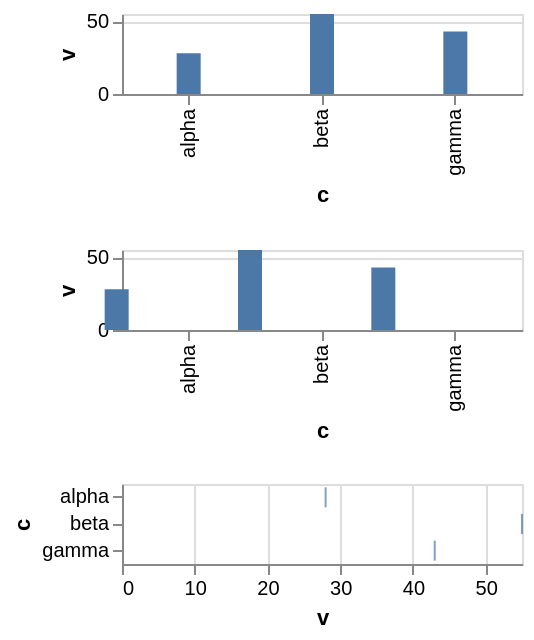

Write a Vega-Lite specification for this figure.
### Vega-Lite specification from a JSON file in a GitHub repository (floating-point values rounded to 4 significant figures)
{"$schema": "https://vega.github.io/schema/vega-lite/v6.json", "description": "A rect-like mark stating its own `align` or `baseline` over a band it would otherwise start at. Upstream chooses the Vega channel first — `left` is `x`, `center` is `xc`, `right` is `x2`, and the same three down the other axis — and only then asks whether that channel is a centre: `const center = vgChannel === 'xc' || vgChannel === 'yc'`. A centred one is placed at the band's middle, `band: 0.5`, where a mark left to fill its band is placed at the leading edge with no band at all. This engine read the *default* alignment instead of the resulting channel, so a bar that asked to be centred was written under `xc` — the channel that means the middle — with its position still at the edge. The three rows here state `center`, the default, and `right`, so the channel and the band are both drawn.", "width": 220, "height": 150, "data": {"values": [{"c": "alpha", "v": 28}, {"c": "beta", "v": 55}, {"c": "gamma", "v": 43}]}, "vconcat": [{"width": 200, "height": 40, "mark": {"type": "bar", "align": "center", "width": 12}, "encoding": {"x": {"field": "c", "type": "nominal"}, "y": {"field": "v", "type": "quantitative"}}}, {"width": 200, "height": 40, "mark": {"type": "bar", "align": "right", "width": 12}, "encoding": {"x": {"field": "c", "type": "nominal"}, "y": {"field": "v", "type": "quantitative"}}}, {"width": 200, "height": 40, "mark": {"type": "tick", "baseline": "middle"}, "encoding": {"x": {"field": "v", "type": "quantitative"}, "y": {"field": "c", "type": "nominal"}}}]}
